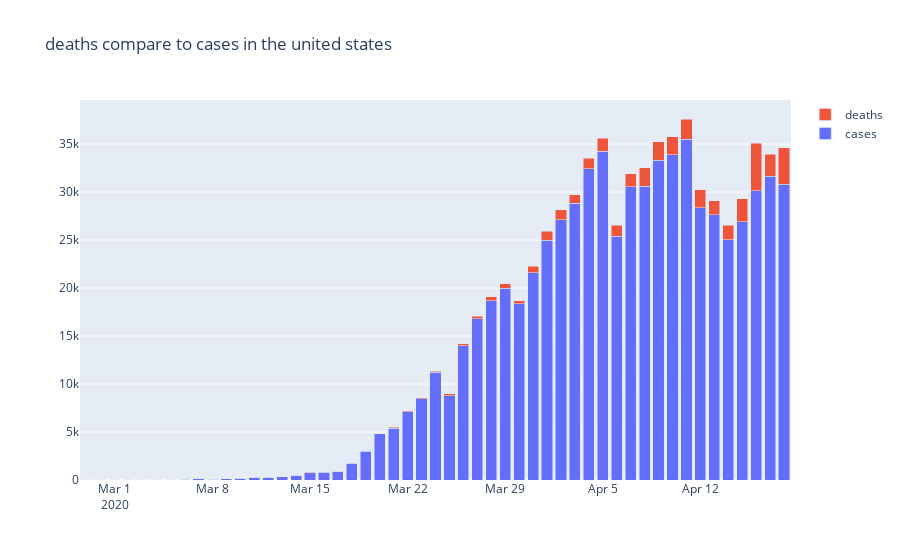

Notebook source saved alongside this figure:
### Code cell
fig = go.Figure(data=[
     go.Bar(name='cases', x=deaths_sum_DF.toPandas()['date'], y=deaths_sum_DF.toPandas()['cases']),
    go.Bar(name='deaths', x=deaths_sum_DF.toPandas()['date'], y=deaths_sum_DF.toPandas()['deaths'])
   
])
fig.update_layout(title_text='deaths compare to cases in the united states')
fig.update_layout(barmode='stack')
fig.show()
